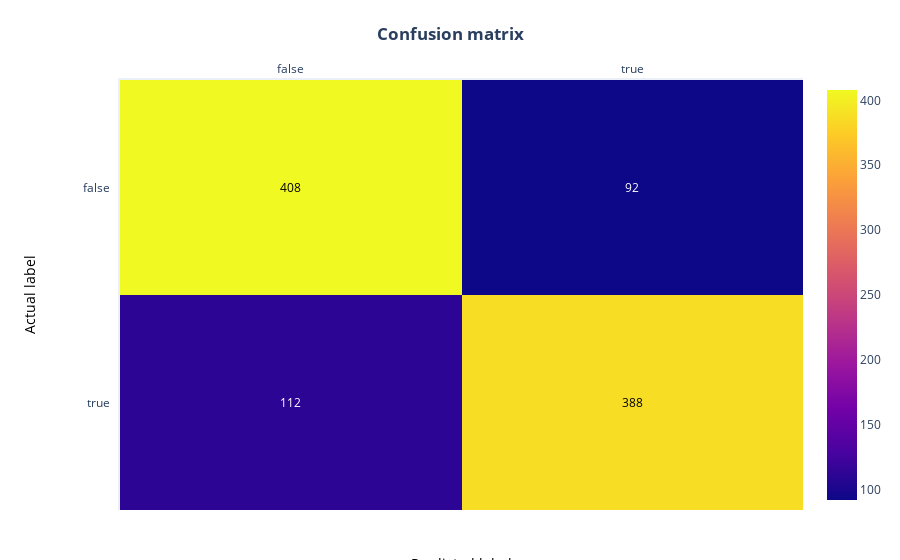

The code cell stored with this chart in its notebook:
### Markdown cell above
La precisión del conjunto equilibrado aumentó aproximadamente un 4%, pero aún así debemos intentar visualizar y comprender los nuevos resultados.

Matriz de confusión final
Ahora podemos trazar una matriz de confusión final, que representa las predicciones para un conjunto de datos equilibrado, utilizando un modelo entrenado en un conjunto de datos de clases ponderadas:

### Code cell
# Plot the matrix above as a heatmap with annotations (values) in its cells
fig = ff.create_annotated_heatmap(cm, x, y)

# Set titles and ordering
fig.update_layout(  title_text="<b>Confusion matrix</b>", 
                    yaxis = dict(categoryorder = "category descending")
                    )

fig.add_annotation(dict(font=dict(color="black",size=14),
                        x=0.5,
                        y=-0.15,
                        showarrow=False,
                        text="Predicted label",
                        xref="paper",
                        yref="paper"))

fig.add_annotation(dict(font=dict(color="black",size=14),
                        x=-0.15,
                        y=0.5,
                        showarrow=False,
                        text="Actual label",
                        textangle=-90,
                        xref="paper",
                        yref="paper"))

# We need margins so the titles fit
fig.update_layout(margin=dict(t=80, r=20, l=120, b=50))
fig['data'][0]['showscale'] = True
fig.show()

### Figure 1 — Plotly figure (JSON) as saved in the notebook; plotly's stock layout.template omitted (floating-point values rounded to 4 significant figures)
{"data": [{"colorscale": [[0, "#0d0887"], [0.1111, "#46039f"], [0.2222, "#7201a8"], [0.3333, "#9c179e"], [0.4444, "#bd3786"], [0.5556, "#d8576b"], [0.6667, "#ed7953"], [0.7778, "#fb9f3a"], [0.8889, "#fdca26"], [1, "#f0f921"]], "reversescale": false, "showscale": true, "type": "heatmap", "x": ["false", "true"], "y": ["false", "true"], "z": [[408, 92], [112, 388]]}], "layout": {"annotations": [{"font": {"color": "#000000"}, "showarrow": false, "text": "408", "x": "false", "xref": "x", "y": "false", "yref": "y"}, {"font": {"color": "#FFFFFF"}, "showarrow": false, "text": "92", "x": "true", "xref": "x", "y": "false", "yref": "y"}, {"font": {"color": "#FFFFFF"}, "showarrow": false, "text": "112", "x": "false", "xref": "x", "y": "true", "yref": "y"}, {"font": {"color": "#000000"}, "showarrow": false, "text": "388", "x": "true", "xref": "x", "y": "true", "yref": "y"}, {"font": {"color": "black", "size": 14}, "showarrow": false, "text": "Predicted label", "x": 0.5, "xref": "paper", "y": -0.15, "yref": "paper"}, {"font": {"color": "black", "size": 14}, "showarrow": false, "text": "Actual label", "textangle": -90, "x": -0.15, "xref": "paper", "y": 0.5, "yref": "paper"}], "margin": {"b": 50, "l": 120, "r": 20, "t": 80}, "title": {"text": "<b>Confusion matrix</b>"}, "xaxis": {"dtick": 1, "gridcolor": "rgb(0, 0, 0)", "side": "top", "ticks": ""}, "yaxis": {"categoryorder": "category descending", "dtick": 1, "ticks": "", "ticksuffix": "  "}}}
